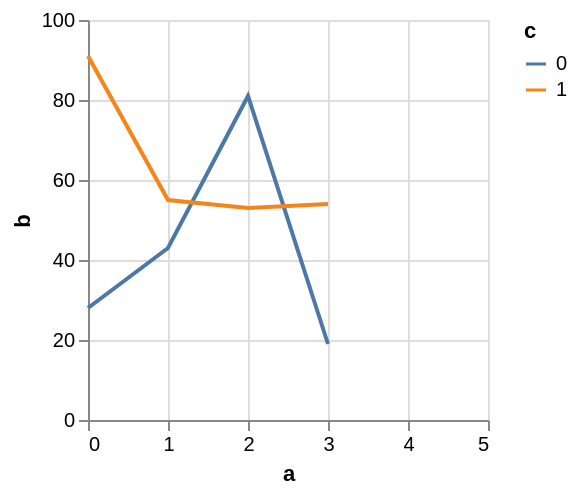

Write the Vega-Lite specification saved for this chart.
### Vega specification from a JSON file in a GitHub repository (floating-point values rounded to 4 significant figures)
{"$schema": "https://vega.github.io/schema/vega/v5.json", "background": "white", "padding": 5, "width": 200, "height": 200, "style": "cell", "data": [{"name": "source_0", "values": [{"a": 0, "b": 28, "c": 0}, {"a": 0, "b": 91, "c": 1}, {"a": 1, "b": 43, "c": 0}, {"a": 1, "b": 55, "c": 1}, {"a": 2, "b": 81, "c": 0}, {"a": 2, "b": 53, "c": 1}, {"a": 3, "b": 19, "c": 0}]}, {"name": "data_0", "source": "source_0", "transform": [{"type": "formula", "expr": "toNumber(datum[\"a\"])", "as": "a"}, {"type": "impute", "field": "b", "key": "a", "method": "value", "groupby": ["c"], "value": null}, {"type": "window", "as": ["imputed_b_value"], "ops": ["mean"], "fields": ["b"], "frame": [-2, 2], "ignorePeers": false, "groupby": ["c"]}, {"type": "formula", "expr": "datum.b === null ? datum.imputed_b_value : datum.b", "as": "b"}]}], "marks": [{"name": "pathgroup", "type": "group", "from": {"facet": {"name": "faceted_path_main", "data": "data_0", "groupby": ["c"]}}, "encode": {"update": {"width": {"field": {"group": "width"}}, "height": {"field": {"group": "height"}}}}, "marks": [{"name": "marks", "type": "line", "style": ["line"], "sort": {"field": "x"}, "from": {"data": "faceted_path_main"}, "encode": {"update": {"stroke": {"scale": "color", "field": "c"}, "description": {"signal": "\"a: \" + (!isValid(datum[\"a\"]) || !isFinite(+datum[\"a\"]) ? \"\" + datum[\"a\"] : format(datum[\"a\"], \"\")) + \"; b: \" + (!isValid(datum[\"b\"]) || !isFinite(+datum[\"b\"]) ? \"\" + datum[\"b\"] : format(datum[\"b\"], \"\")) + \"; c: \" + (\"\" + datum[\"c\"])"}, "x": {"scale": "x", "field": "a"}, "y": {"scale": "y", "field": "b"}, "defined": {"signal": "isValid(datum[\"a\"]) && isFinite(+datum[\"a\"]) && isValid(datum[\"b\"]) && isFinite(+datum[\"b\"])"}}}}]}], "scales": [{"name": "x", "type": "linear", "domain": {"data": "data_0", "field": "a"}, "range": [0, {"signal": "width"}], "nice": 1, "zero": false}, {"name": "y", "type": "linear", "domain": {"data": "data_0", "field": "b"}, "range": [{"signal": "height"}, 0], "nice": true, "zero": true}, {"name": "color", "type": "ordinal", "domain": {"data": "data_0", "field": "c", "sort": true}, "range": "category"}], "axes": [{"scale": "x", "orient": "bottom", "gridScale": "y", "grid": true, "tickCount": {"signal": "ceil(width/40)"}, "domain": false, "labels": false, "aria": false, "maxExtent": 0, "minExtent": 0, "ticks": false, "zindex": 0}, {"scale": "y", "orient": "left", "gridScale": "x", "grid": true, "tickCount": {"signal": "ceil(height/40)"}, "domain": false, "labels": false, "aria": false, "maxExtent": 0, "minExtent": 0, "ticks": false, "zindex": 0}, {"scale": "x", "orient": "bottom", "grid": false, "title": "a", "labelFlush": true, "labelOverlap": true, "tickCount": {"signal": "ceil(width/40)"}, "zindex": 0}, {"scale": "y", "orient": "left", "grid": false, "title": "b", "labelOverlap": true, "tickCount": {"signal": "ceil(height/40)"}, "zindex": 0}], "legends": [{"stroke": "color", "symbolType": "stroke", "title": "c"}]}
